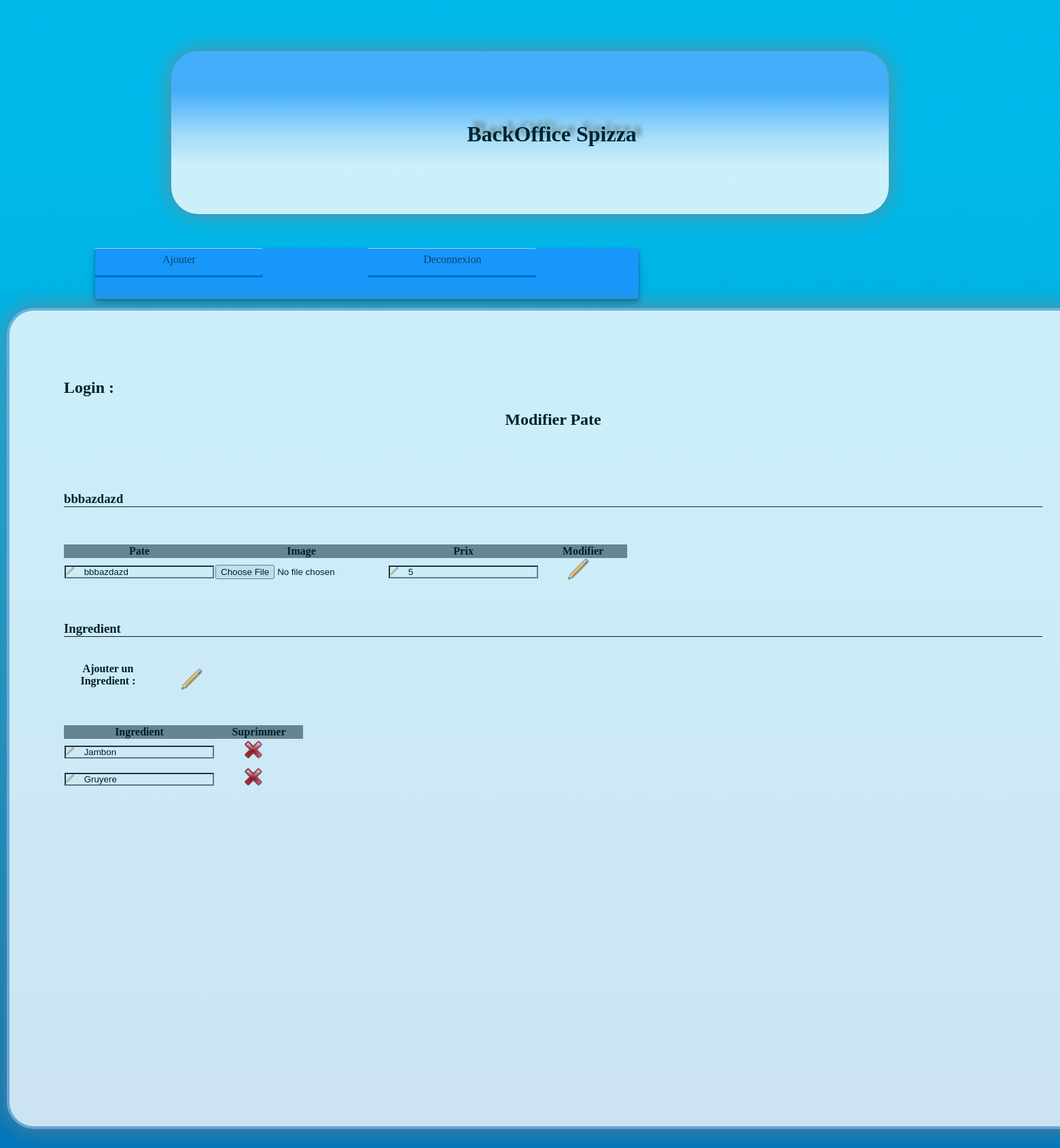
Screenshot of /php/ConsulterPate.php?id=13 with the database file from the repository.
### tables this page shows
CREATE TABLE IF NOT EXISTS `pate` (
  `CodePate` int(11) NOT NULL auto_increment,
  `NomPate` varchar(30) NOT NULL,
  `PrixPate` float NOT NULL,
  `Image` varchar(50) NOT NULL,
  PRIMARY KEY  (`CodePate`)
);

CREATE TABLE IF NOT EXISTS `ingredient` (
  `CodeIngredient` int(11) NOT NULL auto_increment,
  `NomIngredient` varchar(30) default NULL,
  PRIMARY KEY  (`CodeIngredient`)
);

### php/_function.php (called while the page is built, shortened)
<?php
function connexion()
{
	$pdo = false ;
	try {
			$pdo = new PDO(
			'mysql:host=localhost;dbname=spizza',
			'root',
			'root'
			);
			$pdo->setAttribute(PDO::ATTR_ERRMODE,PDO::ERRMODE_EXCEPTION);
		}
	catch (PDOException $err) {
			$messageErreur = $err->getMessage();
			error_log($messageErreur,0);
		}
	return $pdo ;
}
function affichePate($CodePate)
{
	$result = false;
	$pdo = connexion();
	if($pdo != false)
	{
		$affichePate = "
						SELECT NomPate, PrixPate, Image
						FROM pate
						WHERE CodePate = '".$CodePate."'
					";
		$result = $pdo -> query($affichePate)->fetchall();
	}
	return $result;
}
function listeIngredientPate($CodePate)
{
	$result = false;
	$pdo = connexion();
	if($pdo != false)
	{
		$listeIngredientPate = "
						SELECT CodeIngredient, NomIngredient
						FROM ingredient
						WHERE CodeIngredient IN (SELECT NumIngredient FROM compose_pate WHERE CodePate= '".$CodePate."')
					";
		$result = $pdo -> query($listeIngredientPate)->fetchall();
	}
	return $result;
}

### php/ConsulterPate.php (the view, shortened to what this page needs)
<head>
</head>
<?php
	require_once('_function.php');
	if(isset($_REQUEST['id']))
	{
	$CodePate = $_REQUEST['id'];
	}
?>
<div class="contenu" >
	<h2>
	Login : <?php echo $_SESSION["user"];  ?>
		<h2 align="center">
		Modifier Pate
		</h2>
	</h2>
	<h3>
		<?php $affichePate = affichePate($CodePate); ?>
		<?php echo $affichePate[0]["NomPate"]; ?>
	</h3>
<form method="POST" action="ConsulterPate.php">
<table class="ficheCourante">
	<thead class="thead">
		<tr>
			<th>
				Pate
			</th>
			<th>
				Image
			</th>
			<th>
				Prix
			</th>
			<th>
				Modifier
			</th>
		</tr>
	</thead>
	<tbody>
		<tr>
			<td>
				<input type="text" style="width: 220px;" name="NomPate" class="modification" value="<?php echo $affichePate[0]["NomPate"];?>" />
			</td>
			<td>
			<input type="file" name="NouvelleImage" />
			</td>
			<td>
				<input type="text"  style="width: 220px;" name="PrixPate" class="modification" value="<?php echo $affichePate[0]["PrixPate"]?>" />
			</td>
			<td>
				<input type="submit" name="mm" value="<?php echo $CodePate; ?>" class="modifier" />
			</td>
		</tr>
	</tbody>
</table>
</form>
<h3>
	Ingredient
</h3>
<form method="POST" action="ConsulterPate.php">
<table class="ficheCourante">
	<thead>
		<tr>
			<th>
			<h4>
				Ajouter un Ingredient :
			</th>
			<th>
				<input type="submit" name="dd" value="<?php echo $CodePate; ?>" class="modifier" />
			</th>
		</tr>
	</thead>
</table>
</form>
<form method="POST" action="ConsulterPate.php">
<table class="ficheCourante">
	<thead class="thead">
		<tr>
			<th>
				Ingredient
			</th>
			<th>
				Suprimmer
			</th>
		</tr>
	</thead>
	<tbody>
	<?php
	$listeIngredientPate = listeIngredientPate($CodePate);
	for ($i = 0; $i < count($listeIngredientPate); $i++) {
	?>
		<tr>
			<td>
				<input type="text" style="width: 220px;" name="NomPate" class="modification" value="<?php echo $listeIngredientPate[$i]["NomIngredient"];?>" />
			</td>
			<td>
				<input type="submit" name="ss" value="<?php echo $CodePate; ?>" class="refuser" />
			</td>
		</tr>
	<?php } ?>
	</tbody>
</table>
</form>

### css/General.css (style rules this page uses)
.accordeon { width:250px; }
body { margin: auto; background-image: url("aaa.jpeg"); background-size:cover; background-position: center center; opacity: 0.8; }
header { background-color: #1E90FF; width: 61em; height: 10em; margin: auto; border-radius: 2.5em; margin-top: 75px; padding: 2.5em; box-shadow: 0em 0em 2em grey; z-index: 1; background-image: -webkit-linear-gradient( top, rgba(255, 255, 255, 0.25) 25%, rgba(255, 255, 255, 0.75) 50%, rgba(255, 255, 255, 1) 70% ); background-image: -moz-linear-gradient( top, rgba(255, 255, 255, 0.25) 25%, rgba(255, 255, 255, 0.75) 50%, rgba(255, 255, 255, 1) 70% ); background-image: -ms-linear-gradient( top, rgba(255, 255, 255, 0.25) 25%, rgba(255, 255, 255, 0.75) 50%, rgba(255, 255, 255, 1) 70% ); background-image: -o-linear-gradient( top, rgba(255, 255, 255, 0.25) 25%, rgba(255, 255, 255, 0.75) 50%, rgba(255, 255, 255, 1) 70% ); background-image: linear-gradient( top, rgba(255, 255, 255, 0.25) 25%, rgba(255, 255, 255, 0.75) 50%, rgba(255, 255, 255, 1) 70% ); }
div.contenu { background-color: white; border: 0.3em solid #80B2E6; width: 90em; min-height: 65em; margin: auto; padding: 5em; margin-bottom: 2.5em; margin-top: 2.5em; border-radius: 2.5em; box-shadow: 0em 0em 2em grey; }
div.menu { width: 45em; height: 3em; margin: auto; z-index: 0; border-bottom-left-radius: 1.2em; }
table { border: 0.1em solid black; }
th { border: 0.1em solid black; width: 8em; }
table.ficheCourante { border: 0; border-collapse: collapse; }
table.ficheCourante th { border: 0; }
table.ficheCourante tr { border: 0; }
table.ficheCourante td { border: 0; text-align: center; }
.thead { background-color: grey; }
.modification { width: 120px; text-align: lefts; padding: auto; background: url(../images/modifierPetit.png) no-repeat; padding-left: 2em; background-color: white; }
ul { margin-top:0px; margin-bottom:0px; margin-left:-10px }
.modifier { font-size: 0; background: url(../images/modifier.png) no-repeat; height: 38px; width: 46px; border: none; }
input[type=submit].refuser { font-size: 0; background: url(../images/supprimer2.jpg) no-repeat; height: 38px; width: 46px; border: none; }
ul { display: table; width: 800px; margin-left: -280px; margin-top: 50px; padding: 0; background: linear-gradient(deepskyblue, dodgerblue); background: -webkit-linear-gradient(deepskyblue, dodgerblue); background: -moz-linear-gradient(deepskyblue, dodgerblue); background: -ms-linear-gradient(deepskyblue, dodgerblue); background: -o-linear-gradient(deepskyblue, dodgerblue); background: linear-gradient(deepskyblue, dodgerblue); background: dodgerblue; border-radius: 3px; box-shadow: 0 1px 3px rgba(0, 0, 0, .3), 0 3px 5px rgba(0, 0, 0, .2), 0 5px 10px rgba(0, 0, 0, .2), 0 20px 20px rgba(0, 0, 0, .15); }
ul li { display: table-cell; }
ul li a { width: 231px; display: block; text-align: center; color: rgba(0, 0, 0, .7); text-decoration: none; padding: 8px 8px 17px 8px; box-shadow: 0 1px 0 rgba(255, 255, 255, .7) inset, 0 -1px 0 hsl(210, 100%, 32%) inset, 0 -2px 0 hsl(210, 100%, 38%) inset, 0 -3px 0 hsl(210, 100%, 44%) inset, 0 -4px 0 hsl(210, 100%, 50%) inset, 0 -5px 0 hsl(210, 100%, 60%) inset; transition: padding .3s; }
ul li:first-child a { border-radius: 3px 0 0 3px; }
ul li:last-child a { border-radius: 0 3px 3px 0; }
body, input { margin: 0; padding: 0; }
body { margin: 10px; background-color: #452519; }

### css/Texte.css (style rules this page uses)
h3 { border-bottom: 0.1em solid black; }
p { font-family: Comic Sans MS; font-size: 15px; -webkit-margin-before:1em ; -webkit-margin-after: 0; -webkit-margin-start: 0px; -webkit-margin-end: 0px; }
#Accueil { text-decoration: none; color: black; }

### rows the page displays
pate: NomPate "bbbazdazd", PrixPate "5"
ingredient: NomPate "Jambon"
ingredient: NomPate "Gruyere"
